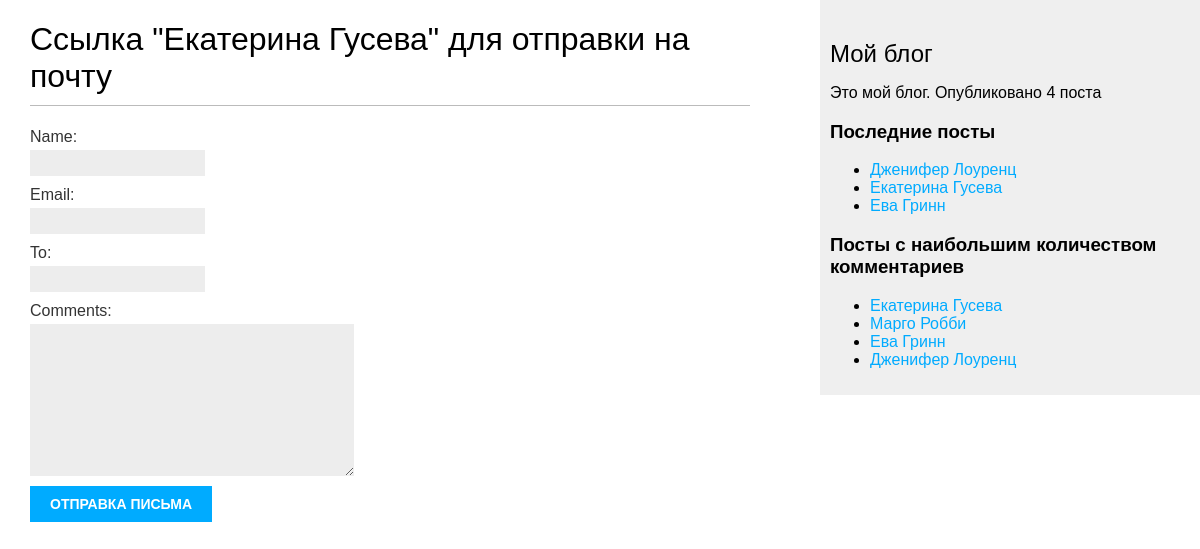
/blog/4/share/, run on the app's committed database.
### blog/models.py (models this page shows, shortened)
class Post(models.Model):
    class Status(models.TextChoices):  # вложенный перечисляемый класс для создания поля status
        DRAFT = 'DF', 'Draft'
        PUBLISHED = 'PB', 'Published'
    title = models.CharField(max_length=250)  # заголовок
    slug = models.SlugField(max_length=250, unique_for_date='publish')  # слаг уникальный для даты публикации
    author = models.ForeignKey(User, on_delete=models.CASCADE,
                               related_name='blog_posts')  # созданние связи с встроенной таблицей User один ко многим
    body = models.TextField()  # тело поста
    publish = models.DateTimeField(default=timezone.now)  # время публикации
    created = models.DateTimeField(auto_now_add=True)  # время создания
    updated = models.DateTimeField(auto_now=True)  # время изменения
    status = models.CharField(max_length=2, choices=Status.choices, default=Status.DRAFT)  # поле статус\
    objects = models.Manager()  # менеджер применямый по умолчанию
    published = PublishedManager()  # конкретно-прикладной менеджер
    tags = TaggableManager()
    class Meta:
        verbose_name = "Женщина"  # замена в админ-панели категории блога
        verbose_name_plural = "Женщины"  # множественное число категории
        ordering = ['-publish']
        indexes = [
            models.Index(fields=['-publish']),
        ]
    def get_absolute_url(self): #канонический url изменяем в соответсвии с представлением
        return reverse('blog:post_detail',
                       args=[self.publish.year,
                             self.publish.month,
                             self.publish.day,
                             self.slug])

### blog/views.py (the view)
# urls.py: path('<int:post_id>/share/', views.post_share, name='post_share'),#шаблон почты
def post_share(request, post_id):
    post = get_object_or_404(Post, id=post_id, \
                             status=Post.Status.PUBLISHED)  # функция сокращенного доступа
    sent = False
    if request.method == 'POST':
        form = EmailPostForm(request.POST)
        if form.is_valid():
            cd = form.cleaned_data  # извлечение данных из формы
            post_url = request.build_absolute_uri(post.get_absolute_url())  # отправить электронное письмо
            subject = f"{cd['name']} рекомендовал Вам прочитать " \
                      f"{post.title}"
            message = f"Read {post.title} at {post_url}\n\n" \
                      f"{cd['name']}\'s comments: {cd['comments']}"
            send_mail(subject, message, 'dzygun-roman@mail.ru', [cd['to']])
            sent = True
    else:
        form = EmailPostForm()
    return render(request, 'blog/post/share.html', {'post': post,
                                                    'form': form,
                                                    'sent': sent})

### blog/forms.py
class EmailPostForm(forms.Form): #формы помещают в файле forms.py приложения
    name = forms.CharField(max_length=25) #имя человека отправляющего пост
    email = forms.EmailField() #адрес отправителя поста
    to = forms.EmailField() #адрес получателя поста
    comments = forms.CharField(required=False, widget=forms.Textarea) #комментарии к посту опционально

### blog/models.py (called while the page is built)
    def get_queryset(self):
        return super().get_queryset() \
            .filter(status=Post.Status.PUBLISHED)  # получаем посты со статусом published

### blog/templatetags/blog_tags.py (called while the page is built)
@register.simple_tag
def get_most_commented_posts(count=5):
    return Post.published.annotate(total_comments=Count('comments')).order_by('-total_comments')[:count]

@register.simple_tag
def total_posts():
    return Post.published.count()

@register.inclusion_tag('blog/post/latest_posts.html')  # регистрируем шаблонный тег
def show_latest_posts(count=5):
    latest_posts = Post.published.order_by('-publish')[:count]
    return {'latest_posts': latest_posts}

### blog/templates/blog/post/share.html (shortened to what this page needs)
{% extends "blog/base.html" %}
{% block content %}
   {% if sent %}
   <h1>Отправление письма</h1>
   <p>
       "{{ post.title }}" был отправлен на почту
        {{ form.cleaned_data.to }}.
   </p>
{% else %}
   <h1>Ссылка "{{ post.title }}" для отправки  на почту</h1>
   <form method="post" novalidate>
       {{ form.as_p }}
       <input type="submit" value="Отправка письма">
   </form>
   {% endif %}
{% endblock %}

### blog/templates/blog/base.html (shortened to what this page needs)
{% load blog_tags %}
{% load static %}
<!DOCTYPE html>
<html>
<head>
    <link href="{% static "css/blog.css" %}" rel="stylesheet">
</head>
<body>
   <div id="content">
       {% block content %}
       {% endblock %}
   </div>
   <div id="sidebar">
       <h2>Мой блог</h2>
       <p>Это мой блог.
       Опубликовано {% total_posts %} поста
       </p>
       <h3>Последние посты</h3>
       {% show_latest_posts 3 %}
       <h3>Посты с наибольшим количеством комментариев</h3>
       {% get_most_commented_posts as most_commented_posts %}
       <ul>
           {% for post in most_commented_posts %}
           <li>
               <a href="{{ post.get_absolute_url }}">{{ post.title }}</a>
           </li>
           {% endfor %}
       </ul>
   </div>
</body>
</html>

### blog/templates/blog/post/latest_posts.html
<ul>
    {% for post in latest_posts %}
    <li>
        <a href="{{ post.get_absolute_irl }}">{{ post.title }}</a>
    </li>
    {% endfor %}
</ul>

### blog/static/css/blog.css (style rules this page uses)
body { margin:0; padding:0; font-family:helvetica, sans-serif; }
a { color:#00abff; text-decoration:none; }
h1 { font-weight:normal; border-bottom:1px solid #bbb; padding:0 0 10px 0; }
h2 { font-weight:normal; margin:30px 0 0; }
#content { float:left; width:60%; padding:0 0 0 30px; }
#sidebar { float:right; width:30%; padding:10px; background:#efefef; height:100%; }
label { float:left; clear:both; color:#333; margin-bottom:4px; }
input, textarea { clear:both; float:left; margin:0 0 10px; background:#ededed; border:0; padding:6px 10px; font-size:12px; }
input[type=submit] { font-weight:bold; background:#00abff; color:#fff; padding:10px 20px; font-size:14px; text-transform:uppercase; }

### data on the page
Post: title "Екатерина Гусева"
Post: title "Дженифер Лоуренц"
Post: title "Ева Гринн"
Post: title "Марго Робби"
